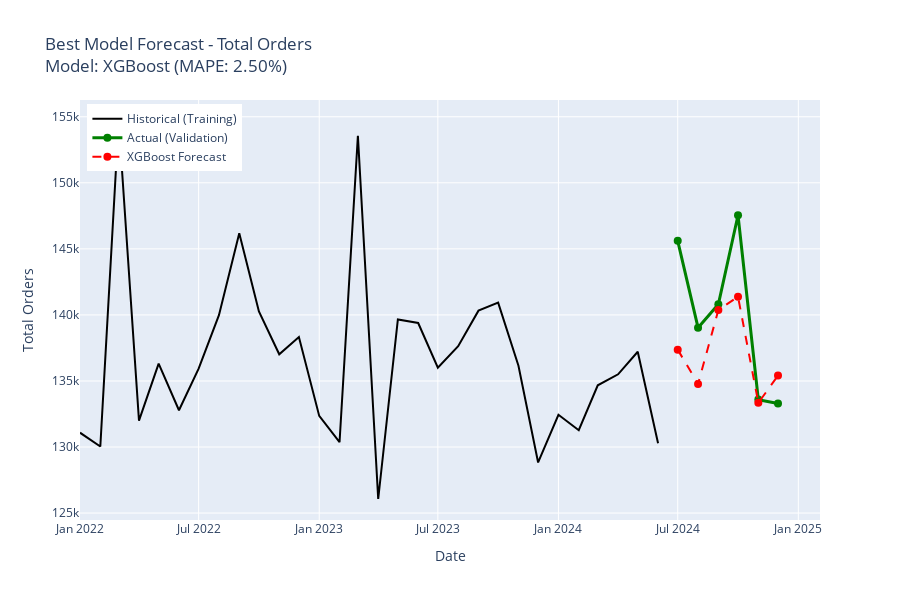
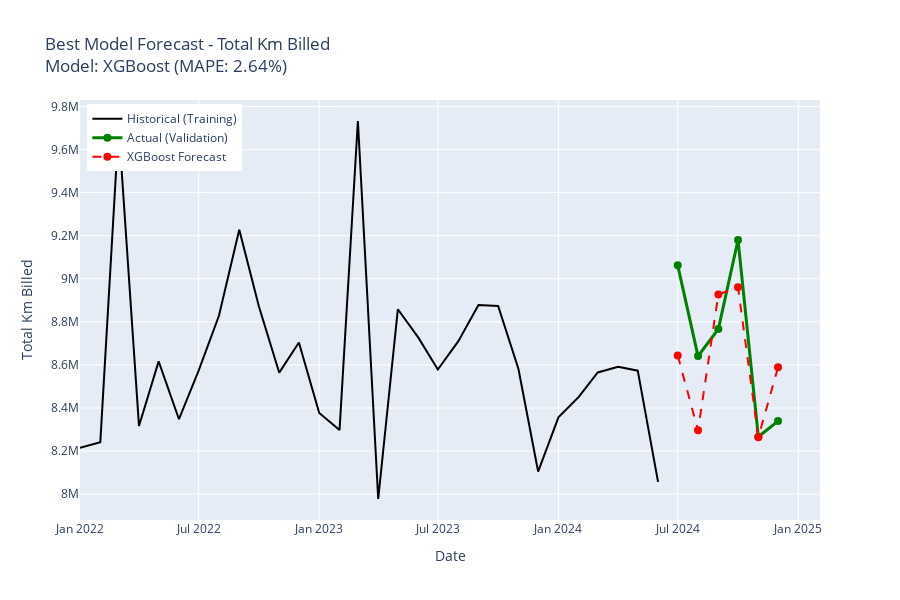
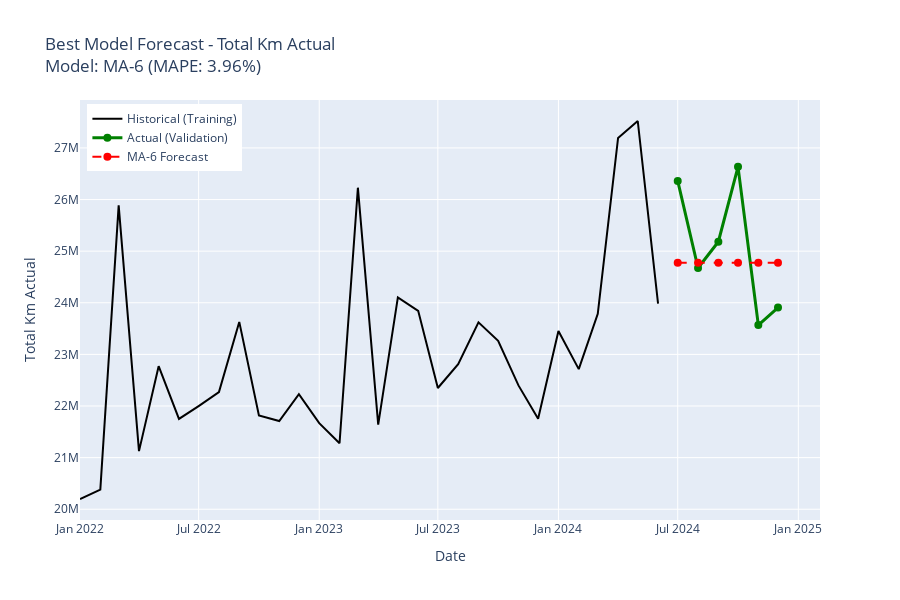
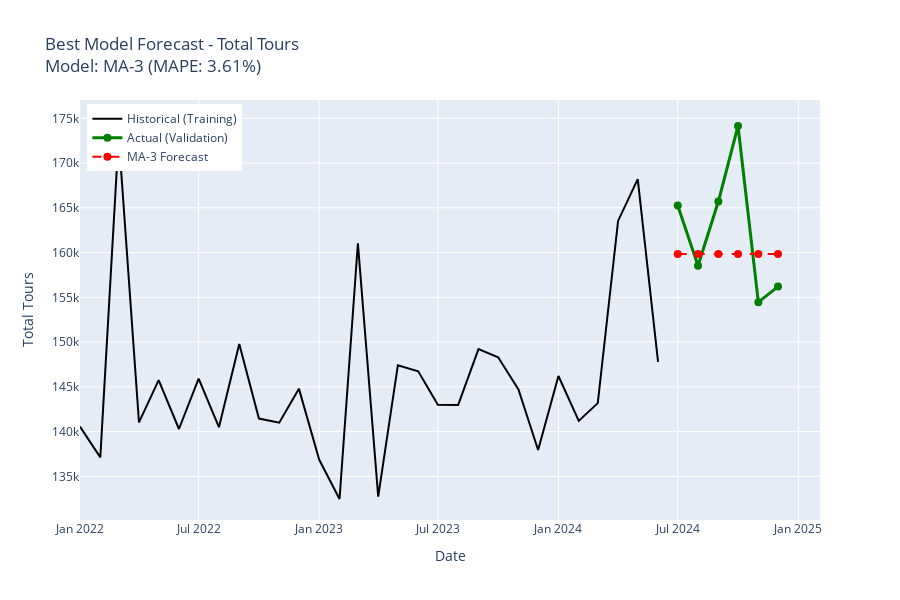

Notebook cell for these charts, in order:
### Markdown cell above
## Section 5: Best Model Forecasts Visualization

### Code cell
# Create forecast visualization for each metric
for metric in target_metrics:
    fig = go.Figure()
    
    # Historical training data
    fig.add_trace(
        go.Scatter(
            x=train_df['date'],
            y=train_df[metric],
            mode='lines',
            name='Historical (Training)',
            line=dict(color='black', width=2)
        )
    )
    
    # Actual validation values
    if len(val_df) > 0:
        fig.add_trace(
            go.Scatter(
                x=val_df['date'],
                y=val_df[metric],
                mode='lines+markers',
                name='Actual (Validation)',
                line=dict(color='green', width=3),
                marker=dict(size=8)
            )
        )
    
    # Best model forecast
    if metric in forecasts:
        forecast_data = forecasts[metric]['data']
        model_name = forecasts[metric]['model']
        
        if 'date' in forecast_data.columns:
            forecast_data['date'] = pd.to_datetime(forecast_data['date'])
        
        if metric in forecast_data.columns:
            fig.add_trace(
                go.Scatter(
                    x=forecast_data['date'],
                    y=forecast_data[metric],
                    mode='lines+markers',
                    name=f'{model_name} Forecast',
                    line=dict(color='red', width=2, dash='dash'),
                    marker=dict(size=8)
                )
            )
    
    # Get MAPE for best model
    best_model = best_models[metric]
    mape = metrics_df[(metrics_df['metric'] == metric) & (metrics_df['model'] == best_model)]['MAPE'].values[0]
    
    fig.update_layout(
        title=f"Best Model Forecast - {metric.replace('_', ' ').title()}<br>Model: {best_model} (MAPE: {mape:.2f}%)",
        xaxis_title="Date",
        yaxis_title=metric.replace('_', ' ').title(),
        height=600,
        hovermode='x unified',
        legend=dict(x=0.01, y=0.99)
    )
    
    fig.show()
    
    # Save
    fig.write_html(results_dir / f'best_model_forecast_{metric}.html')
    print(f"✓ Saved: results/best_model_forecast_{metric}.html")

### Figure 1 — Plotly figure (JSON) as saved in the notebook; plotly's stock layout.template omitted (floating-point values rounded to 4 significant figures)
{"data": [{"line": {"color": "black", "width": 2}, "mode": "lines", "name": "Historical (Training)", "type": "scatter", "x": ["2022-01-01T00:00:00", "2022-02-01T00:00:00", "2022-03-01T00:00:00", "2022-04-01T00:00:00", "2022-05-01T00:00:00", "2022-06-01T00:00:00", "2022-07-01T00:00:00", "2022-08-01T00:00:00", "2022-09-01T00:00:00", "2022-10-01T00:00:00", "2022-11-01T00:00:00", "2022-12-01T00:00:00", "2023-01-01T00:00:00", "2023-02-01T00:00:00", "2023-03-01T00:00:00", "2023-04-01T00:00:00", "2023-05-01T00:00:00", "2023-06-01T00:00:00", "2023-07-01T00:00:00", "2023-08-01T00:00:00", "2023-09-01T00:00:00", "2023-10-01T00:00:00", "2023-11-01T00:00:00", "2023-12-01T00:00:00", "2024-01-01T00:00:00", "2024-02-01T00:00:00", "2024-03-01T00:00:00", "2024-04-01T00:00:00", "2024-05-01T00:00:00", "2024-06-01T00:00:00"], "y": [131085, 130036, 154679, 131993, 136308, 132782, 135932, 139980, 146175, 140265, 137021, 138323, 132354, 130364, 153564, 126065, 139657, 139388, 136007, 137631, 140323, 140925, 136153, 128830, 132440, 131269, 134670, 135502, 137209, 130283]}, {"line": {"color": "green", "width": 3}, "marker": {"size": 8}, "mode": "lines+markers", "name": "Actual (Validation)", "type": "scatter", "x": ["2024-07-01T00:00:00", "2024-08-01T00:00:00", "2024-09-01T00:00:00", "2024-10-01T00:00:00", "2024-11-01T00:00:00", "2024-12-01T00:00:00"], "y": [145610, 139036, 140808, 147542, 133588, 133293]}, {"line": {"color": "red", "dash": "dash", "width": 2}, "marker": {"size": 8}, "mode": "lines+markers", "name": "XGBoost Forecast", "type": "scatter", "x": ["2024-07-01T00:00:00", "2024-08-01T00:00:00", "2024-09-01T00:00:00", "2024-10-01T00:00:00", "2024-11-01T00:00:00", "2024-12-01T00:00:00"], "y": [137400.0, 134800.0, 140400.0, 141400.0, 133300.0, 135400.0]}], "layout": {"height": 600, "hovermode": "x unified", "legend": {"x": 0.01, "y": 0.99}, "title": {"text": "Best Model Forecast - Total Orders<br>Model: XGBoost (MAPE: 2.50%)"}, "xaxis": {"title": {"text": "Date"}}, "yaxis": {"title": {"text": "Total Orders"}}}}

### Figure 2 — Plotly figure (JSON) as saved in the notebook; plotly's stock layout.template omitted (floating-point values rounded to 4 significant figures)
{"data": [{"line": {"color": "black", "width": 2}, "mode": "lines", "name": "Historical (Training)", "type": "scatter", "x": ["2022-01-01T00:00:00", "2022-02-01T00:00:00", "2022-03-01T00:00:00", "2022-04-01T00:00:00", "2022-05-01T00:00:00", "2022-06-01T00:00:00", "2022-07-01T00:00:00", "2022-08-01T00:00:00", "2022-09-01T00:00:00", "2022-10-01T00:00:00", "2022-11-01T00:00:00", "2022-12-01T00:00:00", "2023-01-01T00:00:00", "2023-02-01T00:00:00", "2023-03-01T00:00:00", "2023-04-01T00:00:00", "2023-05-01T00:00:00", "2023-06-01T00:00:00", "2023-07-01T00:00:00", "2023-08-01T00:00:00", "2023-09-01T00:00:00", "2023-10-01T00:00:00", "2023-11-01T00:00:00", "2023-12-01T00:00:00", "2024-01-01T00:00:00", "2024-02-01T00:00:00", "2024-03-01T00:00:00", "2024-04-01T00:00:00", "2024-05-01T00:00:00", "2024-06-01T00:00:00"], "y": [8215000.0, 8242000.0, 9707000.0, 8317000.0, 8617000.0, 8348000.0, 8574000.0, 8828000.0, 9228000.0, 8871000.0, 8564000.0, 8704000.0, 8377000.0, 8297000.0, 9733000.0, 7977000.0, 8859000.0, 8728000.0, 8579000.0, 8709000.0, 8878000.0, 8873000.0, 8581000.0, 8105000.0, 8357000.0, 8452000.0, 8565000.0, 8592000.0, 8573000.0, 8057000.0]}, {"line": {"color": "green", "width": 3}, "marker": {"size": 8}, "mode": "lines+markers", "name": "Actual (Validation)", "type": "scatter", "x": ["2024-07-01T00:00:00", "2024-08-01T00:00:00", "2024-09-01T00:00:00", "2024-10-01T00:00:00", "2024-11-01T00:00:00", "2024-12-01T00:00:00"], "y": [9062000.0, 8641000.0, 8767000.0, 9180000.0, 8267000.0, 8339000.0]}, {"line": {"color": "red", "dash": "dash", "width": 2}, "marker": {"size": 8}, "mode": "lines+markers", "name": "XGBoost Forecast", "type": "scatter", "x": ["2024-07-01T00:00:00", "2024-08-01T00:00:00", "2024-09-01T00:00:00", "2024-10-01T00:00:00", "2024-11-01T00:00:00", "2024-12-01T00:00:00"], "y": [8643000.0, 8296000.0, 8927000.0, 8960000.0, 8264000.0, 8589000.0]}], "layout": {"height": 600, "hovermode": "x unified", "legend": {"x": 0.01, "y": 0.99}, "title": {"text": "Best Model Forecast - Total Km Billed<br>Model: XGBoost (MAPE: 2.64%)"}, "xaxis": {"title": {"text": "Date"}}, "yaxis": {"title": {"text": "Total Km Billed"}}}}

### Figure 3 — Plotly figure (JSON) as saved in the notebook; plotly's stock layout.template omitted (floating-point values rounded to 4 significant figures)
{"data": [{"line": {"color": "black", "width": 2}, "mode": "lines", "name": "Historical (Training)", "type": "scatter", "x": ["2022-01-01T00:00:00", "2022-02-01T00:00:00", "2022-03-01T00:00:00", "2022-04-01T00:00:00", "2022-05-01T00:00:00", "2022-06-01T00:00:00", "2022-07-01T00:00:00", "2022-08-01T00:00:00", "2022-09-01T00:00:00", "2022-10-01T00:00:00", "2022-11-01T00:00:00", "2022-12-01T00:00:00", "2023-01-01T00:00:00", "2023-02-01T00:00:00", "2023-03-01T00:00:00", "2023-04-01T00:00:00", "2023-05-01T00:00:00", "2023-06-01T00:00:00", "2023-07-01T00:00:00", "2023-08-01T00:00:00", "2023-09-01T00:00:00", "2023-10-01T00:00:00", "2023-11-01T00:00:00", "2023-12-01T00:00:00", "2024-01-01T00:00:00", "2024-02-01T00:00:00", "2024-03-01T00:00:00", "2024-04-01T00:00:00", "2024-05-01T00:00:00", "2024-06-01T00:00:00"], "y": [20198490, 20379620, 25887050, 21125790, 22771490, 21750220, 21999330, 22269230, 23629340, 21818250, 21709400, 22228570, 21668170, 21278450, 26229150, 21639230, 24102710, 23844610, 22348950, 22810080, 23621900, 23264020, 22399270, 21754400, 23453870, 22714260, 23785540, 27192583, 27521494, 23982497]}, {"line": {"color": "green", "width": 3}, "marker": {"size": 8}, "mode": "lines+markers", "name": "Actual (Validation)", "type": "scatter", "x": ["2024-07-01T00:00:00", "2024-08-01T00:00:00", "2024-09-01T00:00:00", "2024-10-01T00:00:00", "2024-11-01T00:00:00", "2024-12-01T00:00:00"], "y": [26360191, 24674287, 25182619, 26633409, 23568028, 23906663]}, {"line": {"color": "red", "dash": "dash", "width": 2}, "marker": {"size": 8}, "mode": "lines+markers", "name": "MA-6 Forecast", "type": "scatter", "x": ["2024-07-01T00:00:00", "2024-08-01T00:00:00", "2024-09-01T00:00:00", "2024-10-01T00:00:00", "2024-11-01T00:00:00", "2024-12-01T00:00:00"], "y": [24780000.0, 24780000.0, 24780000.0, 24780000.0, 24780000.0, 24780000.0]}], "layout": {"height": 600, "hovermode": "x unified", "legend": {"x": 0.01, "y": 0.99}, "title": {"text": "Best Model Forecast - Total Km Actual<br>Model: MA-6 (MAPE: 3.96%)"}, "xaxis": {"title": {"text": "Date"}}, "yaxis": {"title": {"text": "Total Km Actual"}}}}

### Figure 4 — Plotly figure (JSON) as saved in the notebook; plotly's stock layout.template omitted (floating-point values rounded to 4 significant figures)
{"data": [{"line": {"color": "black", "width": 2}, "mode": "lines", "name": "Historical (Training)", "type": "scatter", "x": ["2022-01-01T00:00:00", "2022-02-01T00:00:00", "2022-03-01T00:00:00", "2022-04-01T00:00:00", "2022-05-01T00:00:00", "2022-06-01T00:00:00", "2022-07-01T00:00:00", "2022-08-01T00:00:00", "2022-09-01T00:00:00", "2022-10-01T00:00:00", "2022-11-01T00:00:00", "2022-12-01T00:00:00", "2023-01-01T00:00:00", "2023-02-01T00:00:00", "2023-03-01T00:00:00", "2023-04-01T00:00:00", "2023-05-01T00:00:00", "2023-06-01T00:00:00", "2023-07-01T00:00:00", "2023-08-01T00:00:00", "2023-09-01T00:00:00", "2023-10-01T00:00:00", "2023-11-01T00:00:00", "2023-12-01T00:00:00", "2024-01-01T00:00:00", "2024-02-01T00:00:00", "2024-03-01T00:00:00", "2024-04-01T00:00:00", "2024-05-01T00:00:00", "2024-06-01T00:00:00"], "y": [140560, 137120, 173010, 141030, 145750, 140290, 145910, 140490, 149780, 141460, 140990, 144800, 136850, 132470, 161040, 132730, 147420, 146740, 143000, 142980, 149220, 148310, 144710, 137940, 146210, 141200, 143180, 163537, 168201, 147796]}, {"line": {"color": "green", "width": 3}, "marker": {"size": 8}, "mode": "lines+markers", "name": "Actual (Validation)", "type": "scatter", "x": ["2024-07-01T00:00:00", "2024-08-01T00:00:00", "2024-09-01T00:00:00", "2024-10-01T00:00:00", "2024-11-01T00:00:00", "2024-12-01T00:00:00"], "y": [165253, 158532, 165704, 174141, 154462, 156200]}, {"line": {"color": "red", "dash": "dash", "width": 2}, "marker": {"size": 8}, "mode": "lines+markers", "name": "MA-3 Forecast", "type": "scatter", "x": ["2024-07-01T00:00:00", "2024-08-01T00:00:00", "2024-09-01T00:00:00", "2024-10-01T00:00:00", "2024-11-01T00:00:00", "2024-12-01T00:00:00"], "y": [159800.0, 159800.0, 159800.0, 159800.0, 159800.0, 159800.0]}], "layout": {"height": 600, "hovermode": "x unified", "legend": {"x": 0.01, "y": 0.99}, "title": {"text": "Best Model Forecast - Total Tours<br>Model: MA-3 (MAPE: 3.61%)"}, "xaxis": {"title": {"text": "Date"}}, "yaxis": {"title": {"text": "Total Tours"}}}}
